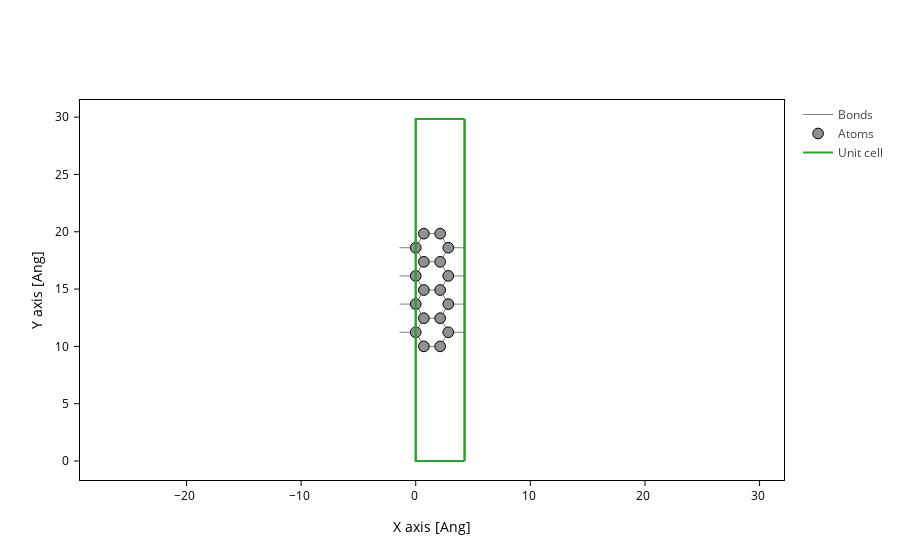

Notebook source saved alongside this figure:
### Markdown cell above
## Plotting in 3D, 2D and 1D

The 3D view is great, but for big geometries it can take some time to render. If we have a 2d material, a 2D view might be more practical instead. We can get it by specifying the axes that we want:

### Code cell
plot.update_inputs(axes="xy")

### Figure 1 — Plotly figure (JSON) as saved in the notebook; plotly's stock layout.template omitted (floating-point values rounded to 4 significant figures; data arrays with more than 128 entries replaced by an {"elided": "..."} marker saying what was removed)
{"data": [{"line": {"color": "gray", "width": 1.0}, "meta": {}, "mode": "lines", "name": "Bonds", "opacity": 1.0, "type": "scatter", "x": {"elided": "609 float values"}, "y": {"elided": "609 float values"}}, {"marker": {"color": "#909090", "line": {"color": "black", "width": 1}, "opacity": 1.0, "size": 10.72}, "meta": {}, "mode": "markers", "name": "Atoms", "opacity": 1, "type": "scatter", "x": [0.0, 0.0, 0.0, 0.0, 0.71, 0.71, 0.71, 0.71, 0.71, 2.13, 2.13, 2.13, 2.13, 2.13, 2.84, 2.84, 2.84, 2.84], "y": [11.23, 13.69, 16.15, 18.61, 10.0, 12.46, 14.92, 17.38, 19.84, 10.0, 12.46, 14.92, 17.38, 19.84, 11.23, 13.69, 16.15, 18.61]}, {"meta": {}, "mode": "lines", "name": "Unit cell", "type": "scatter", "x": [0.0, 0.0, 4.26, 4.26, 0.0, 0.0, NaN, 0.0, 0.0, 0.0, 4.26, 4.26, 0.0, NaN, 4.26, 4.26, NaN, 4.26, 4.26], "y": [0.0, 29.84, 29.84, 29.84, 29.84, 29.84, NaN, 29.84, 0.0, 0.0, 0.0, 0.0, 0.0, NaN, 29.84, 0.0, NaN, 29.84, 0.0]}], "layout": {"scene": {"aspectmode": "data", "xaxis": {"title": {"text": "X axis [Ang]"}}, "yaxis": {"title": {"text": "Y axis [Ang]"}}}, "xaxis": {"scaleanchor": "y", "scaleratio": 1, "title": {"text": "X axis [Ang]"}}, "yaxis": {"title": {"text": "Y axis [Ang]"}}}}
